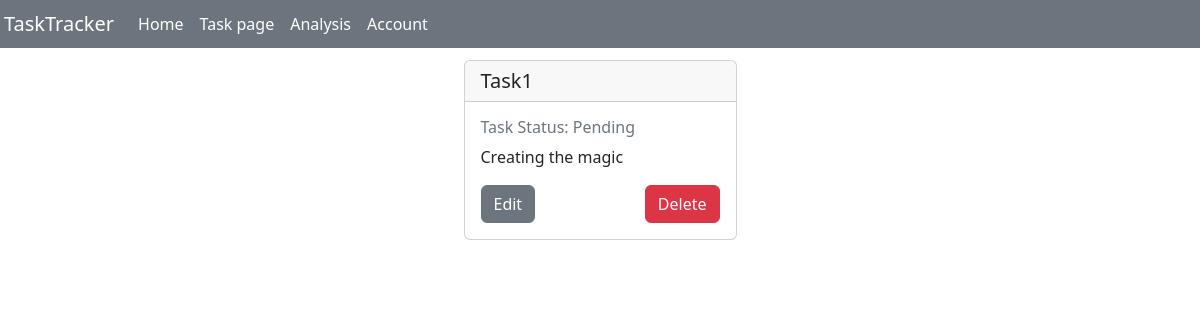
Before: /details/1 with the older database file.
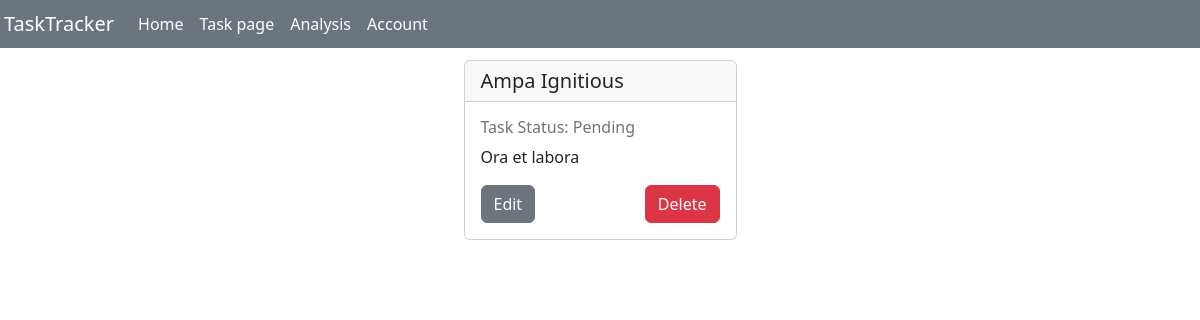
After: the same page with the newer database file.
### tasks/models.py (models this page shows, shortened)
class Task(models.Model):
    status_choices=[
        ('Pending','Pending'),
        ('Closed','Closed')
    ]
    name = models.CharField(max_length=50)
    description=models.TextField(max_length=300)
    created_at =models.DateTimeField(auto_now_add=True)
    task_status=models.CharField(
        choices=status_choices,
        default='Pending'
    )

### tasks/views.py (the view)
# urls.py: path('details/<int:taskID>', views.detailpage, name="detailpage"),
def detailpage(request, taskID):
    taskDetails= Task.objects.get(pk=taskID)
    context={
        "taskDetails":taskDetails
    }
    return render(request, 'tasks/detail.html', context)

### tasks/templates/tasks/detail.html
{% extends "tasks/base.html"%} {% load crispy_forms_tags %} {% block content%}
{% if editform == True%}
<div class="row justify-content-center">
  <div class="col-3"></div>
  <div class="col-6">
    <div class="card m-1 p-2">
      <h5 class="text-secondary">Task editing form</h5>
      <hr />
      <form action="" method="POST">
        {% csrf_token %} {{ form|crispy }}
        <br />
        <div class="d-flex justify-content-between">
      <button type="submit" class="btn btn-secondary">Edit Task</button>
      <a href="{% url 'homepage' %}" class="btn btn-danger">Cancel</a>
        </div>
      </form>
    </div>
  </div>
  <div class="col-3"></div>
</div>
{% else%}
<div class="row justify-content-center">
  <div class="col-md-3 p-2">
    <div class="card">
      <h5 class="card-header">{{taskDetails.name}}</h5>
      <div class="card-body">
        <h6 class="card-title text-secondary">
          Task Status: {{taskDetails.task_status}}
        </h6>
        <p class="card-text">{{ taskDetails.description }}</p>
        <div class="d-flex justify-content-between">
          <a href="{% url 'edittask' taskDetails.id%}" class="btn btn-secondary"
            >Edit</a
          >
          <a href="{% url 'deletetask' taskDetails.id %}" class="btn btn-danger"
            >Delete</a
          >
        </div>
      </div>
    </div>
  </div>
</div>
{% endif %} {% endblock %}

Changed rows visible on the page:
changed Task "Pending": name "Task1" → "Ampa Ignitious"; description "Creating the magic" → "Ora et labora"
